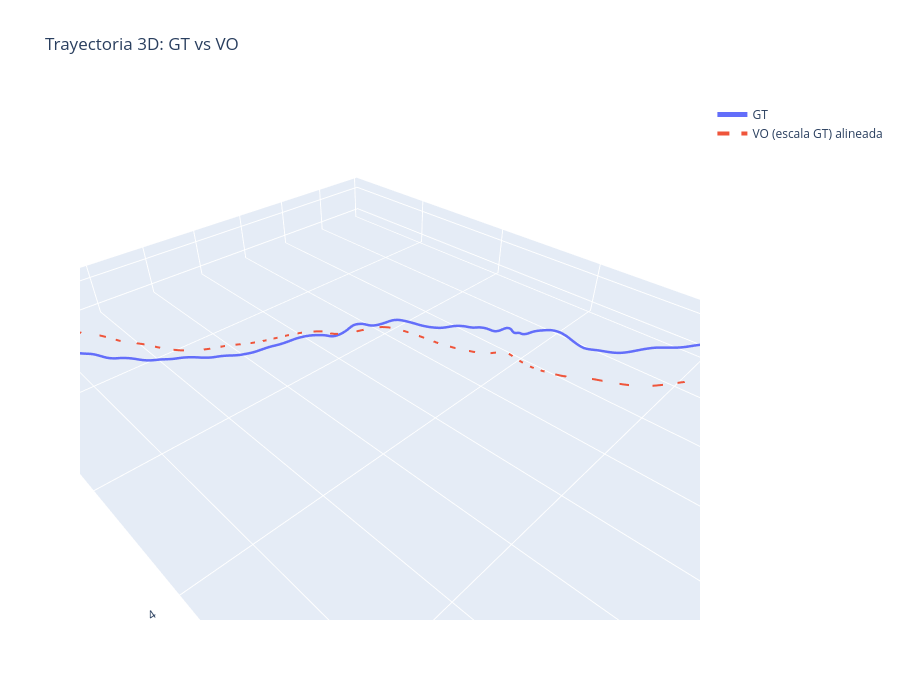

The code cell stored with this chart in its notebook:
### Code cell
import plotly.graph_objects as go

fig = go.Figure()

fig.add_trace(go.Scatter3d(
    x=p_gt[:, 0],
    y=p_gt[:, 1],
    z=p_gt[:, 2],
    mode="lines",
    name="GT",
    line=dict(width=5)
))

fig.add_trace(go.Scatter3d(
    x=p_gtsc_al[:, 0],
    y=p_gtsc_al[:, 1],
    z=p_gtsc_al[:, 2],
    mode="lines",
    name="VO (escala GT) alineada",
    line=dict(width=4, dash="dash")
))

fig.update_layout(
    title="Trayectoria 3D: GT vs VO",
    scene=dict(
        xaxis_title="x [m]",
        yaxis_title="y [m]",
        zaxis_title="z [m]",
        aspectmode="data"
    ),
    width=900,
    height=700
)

fig.show()

### Figure 1 — Plotly figure (JSON) as saved in the notebook; plotly's stock layout.template omitted (floating-point values rounded to 4 significant figures; data arrays with more than 128 entries replaced by an {"elided": "..."} marker saying what was removed)
{"data": [{"line": {"width": 5}, "mode": "lines", "name": "GT", "type": "scatter3d", "x": {"elided": "600 float values"}, "y": {"elided": "600 float values"}, "z": {"elided": "600 float values"}}, {"line": {"dash": "dash", "width": 4}, "mode": "lines", "name": "VO (escala GT) alineada", "type": "scatter3d", "x": {"elided": "600 float values"}, "y": {"elided": "600 float values"}, "z": {"elided": "600 float values"}}], "layout": {"height": 700, "scene": {"aspectmode": "data", "xaxis": {"title": {"text": "x [m]"}}, "yaxis": {"title": {"text": "y [m]"}}, "zaxis": {"title": {"text": "z [m]"}}}, "title": {"text": "Trayectoria 3D: GT vs VO"}, "width": 900}}
